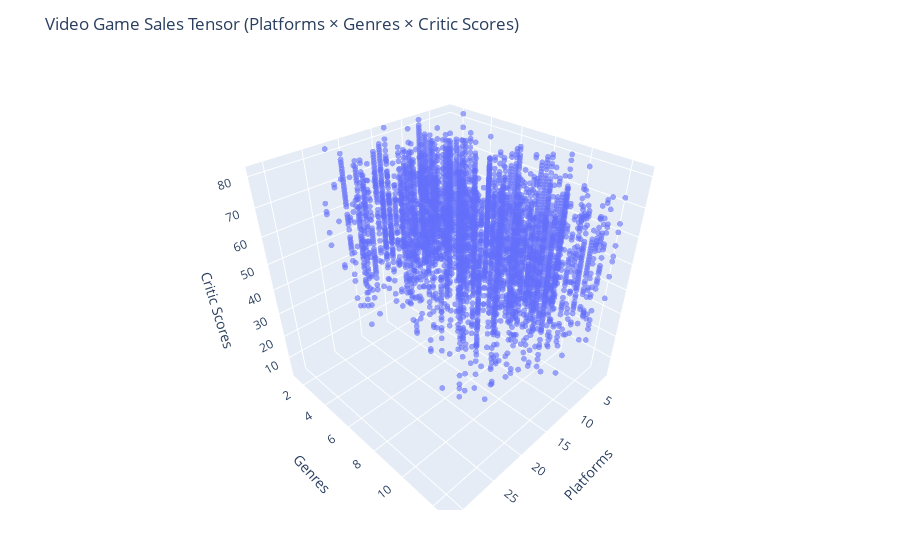

The notebook cell saved with this chart:
### Markdown cell above
### Visualization tools

This is a good place to look at the tensor we created.  You will need to have PlotlyJS active in your notebook, uncomment the command to install if you do not.

### Code cell
# import Pkg; Pkg.add("PlotlyJS") # Uncomment if PlotlyJS is not installed
plotTensor(t; xlabel="Platforms", ylabel="Genres", zlabel="Critic Scores", 
    title="Video Game Sales Tensor (Platforms × Genres × Critic Scores)")

### Figure 1 — Plotly figure (JSON) as saved in the notebook; plotly's stock layout.template omitted (floating-point values rounded to 4 significant figures; data arrays with more than 128 entries replaced by an {"elided": "..."} marker saying what was removed)
{"data": [{"marker": {"opacity": 0.6, "size": 2}, "mode": "markers", "type": "scatter3d", "x": {"elided": "4089 int values"}, "y": {"elided": "4089 int values"}, "z": {"elided": "4089 int values"}}], "layout": {"margin": {"b": 50, "l": 50, "r": 50, "t": 60}, "scene": {"aspectmode": "cube", "xaxis": {"range": [1, 32], "title": "Platforms"}, "yaxis": {"range": [1, 13], "title": "Genres"}, "zaxis": {"range": [1, 83], "title": "Critic Scores"}}, "title": "Video Game Sales Tensor (Platforms × Genres × Critic Scores)"}}
